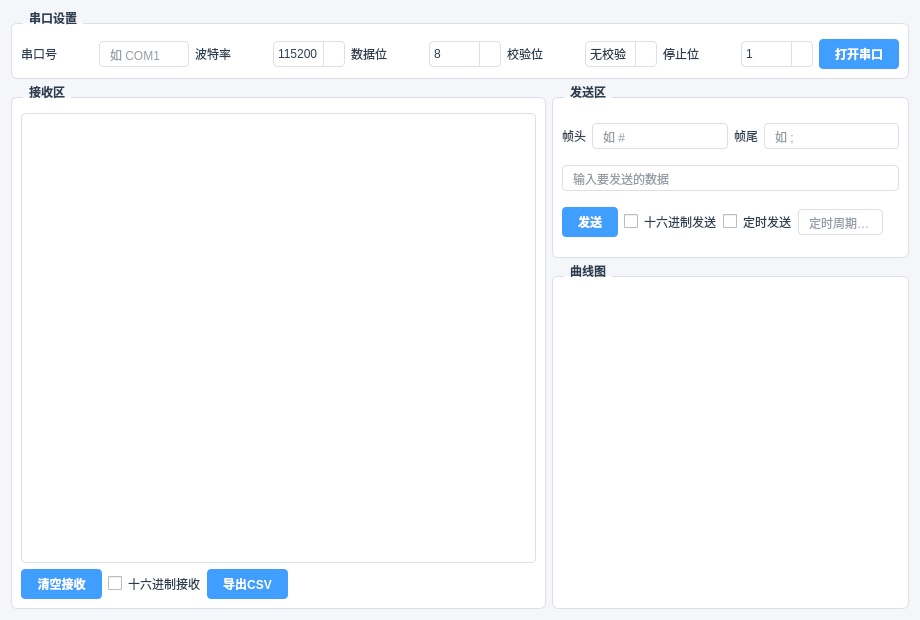
<?xml version="1.0" encoding="UTF-8"?>
<ui version="4.0">
 <class>Widget</class>
 <widget class="QWidget" name="Widget">
  <property name="geometry">
   <rect>
    <x>0</x>
    <y>0</y>
    <width>920</width>
    <height>620</height>
   </rect>
  </property>
  <property name="minimumSize">
   <size>
    <width>820</width>
    <height>560</height>
   </size>
  </property>
  <property name="windowTitle">
   <string>串口调试助手</string>
  </property>
  <property name="styleSheet">
   <string notr="true">QWidget#Widget { background-color: #f5f6fa; }
QGroupBox {
    font-weight: bold;
    color: #2c3e50;
    border: 1px solid #dcdfe6;
    border-radius: 6px;
    margin-top: 12px;
    padding-top: 6px;
    background-color: #ffffff;
}
QGroupBox::title {
    subcontrol-origin: margin;
    left: 12px;
    padding: 0 4px;
}
QPushButton {
    background-color: #409eff;
    color: #ffffff;
    border: none;
    border-radius: 4px;
    padding: 6px 16px;
    font-weight: bold;
}
QPushButton:hover { background-color: #66b1ff; }
QPushButton:pressed { background-color: #337ecc; }
QPushButton:disabled { background-color: #c0c4cc; }
QLabel {
    color: #2c3e50;
}
QLineEdit {
    border: 1px solid #dcdfe6;
    border-radius: 4px;
    padding: 4px 8px;
    background-color: #ffffff;
    color: #2c3e50;
}
QLineEdit:focus { border-color: #409eff; }
QComboBox {
    border: 1px solid #dcdfe6;
    border-radius: 4px;
    min-height: 24px;
    background-color: #ffffff;
    color: #2c3e50;
}
QComboBox::drop-down {
    subcontrol-origin: padding;
    subcontrol-position: top right;
    width: 20px;
    border-left: 1px solid #dcdfe6;
}
QComboBox QAbstractItemView {
    border: 1px solid #dcdfe6;
    background-color: #ffffff;
    color: #2c3e50;
    selection-background-color: #409eff;
    selection-color: #ffffff;
    outline: 0;
}
QTextEdit {
    border: 1px solid #dcdfe6;
    border-radius: 4px;
    font-family: Consolas, &quot;Courier New&quot;, monospace;
    font-size: 13px;
    background-color: #ffffff;
    color: #2c3e50;
}
QCheckBox {
    color: #2c3e50;
    spacing: 6px;
}</string>
  </property>
  <layout class="QVBoxLayout" name="mainLayout">
   <item>
    <widget class="QGroupBox" name="groupBox_serial">
     <property name="title">
      <string>串口设置</string>
     </property>
     <layout class="QHBoxLayout" name="serialLayout">
      <item>
       <widget class="QLabel" name="label_serial">
        <property name="text">
         <string>串口号</string>
        </property>
       </widget>
      </item>
      <item>
       <widget class="QLineEdit" name="serial">
        <property name="maximumSize">
         <size>
          <width>90</width>
          <height>16777215</height>
         </size>
        </property>
        <property name="placeholderText">
         <string>如 COM1</string>
        </property>
       </widget>
      </item>
      <item>
       <widget class="QLabel" name="label_baud">
        <property name="text">
         <string>波特率</string>
        </property>
       </widget>
      </item>
      <item>
       <widget class="QComboBox" name="baudrate">
        <property name="currentIndex">
         <number>4</number>
        </property>
        <item>
         <property name="text">
          <string>9600</string>
         </property>
        </item>
        <item>
         <property name="text">
          <string>19200</string>
         </property>
        </item>
        <item>
         <property name="text">
          <string>38400</string>
         </property>
        </item>
        <item>
         <property name="text">
          <string>57600</string>
         </property>
        </item>
        <item>
         <property name="text">
          <string>115200</string>
         </property>
        </item>
       </widget>
      </item>
      <item>
       <widget class="QLabel" name="label_databit">
        <property name="text">
         <string>数据位</string>
        </property>
       </widget>
      </item>
      <item>
       <widget class="QComboBox" name="databit">
        <item>
         <property name="text">
          <string>8</string>
         </property>
        </item>
        <item>
         <property name="text">
          <string>7</string>
         </property>
        </item>
        <item>
         <property name="text">
          <string>6</string>
         </property>
        </item>
        <item>
         <property name="text">
          <string>5</string>
         </property>
        </item>
       </widget>
      </item>
      <item>
       <widget class="QLabel" name="label_parity">
        <property name="text">
         <string>校验位</string>
        </property>
       </widget>
      </item>
      <item>
       <widget class="QComboBox" name="parity">
        <item>
         <property name="text">
          <string>无校验</string>
         </property>
        </item>
        <item>
         <property name="text">
          <string>奇校验</string>
         </property>
        </item>
        <item>
         <property name="text">
          <string>偶校验</string>
         </property>
        </item>
       </widget>
      </item>
      <item>
       <widget class="QLabel" name="label_stopbit">
        <property name="text">
         <string>停止位</string>
        </property>
       </widget>
      </item>
      <item>
       <widget class="QComboBox" name="stopbit">
        <item>
         <property name="text">
          <string>1</string>
         </property>
        </item>
        <item>
         <property name="text">
          <string>1.5</string>
         </property>
        </item>
        <item>
         <property name="text">
          <string>2</string>
         </property>
        </item>
       </widget>
      </item>
      <item>
       <widget class="QPushButton" name="pushButton_2">
        <property name="text">
         <string>打开串口</string>
        </property>
       </widget>
      </item>
     </layout>
    </widget>
   </item>
   <item>
    <layout class="QHBoxLayout" name="midLayout" stretch="3,2">
     <item>
      <widget class="QGroupBox" name="groupBox_recv">
       <property name="title">
        <string>接收区</string>
       </property>
       <layout class="QVBoxLayout" name="recvLayout">
        <item>
         <widget class="QTextEdit" name="textEdit">
          <property name="readOnly">
           <bool>true</bool>
          </property>
         </widget>
        </item>
        <item>
         <layout class="QHBoxLayout" name="recvBtnLayout">
          <item>
           <widget class="QPushButton" name="pushButton_clear">
            <property name="text">
             <string>清空接收</string>
            </property>
           </widget>
          </item>
          <item>
           <widget class="QCheckBox" name="Hex_rec">
            <property name="text">
             <string>十六进制接收</string>
            </property>
           </widget>
          </item>
          <item>
           <widget class="QPushButton" name="btnExportCsv">
            <property name="text">
             <string>导出CSV</string>
            </property>
           </widget>
          </item>
          <item>
           <spacer name="recvSpacer">
            <property name="orientation">
             <enum>Qt::Orientation::Horizontal</enum>
            </property>
            <property name="sizeHint" stdset="0">
             <size>
              <width>40</width>
              <height>20</height>
             </size>
            </property>
           </spacer>
          </item>
         </layout>
        </item>
       </layout>
      </widget>
     </item>
     <item>
      <layout class="QVBoxLayout" name="rightLayout" stretch="1,2">
       <item>
        <widget class="QGroupBox" name="groupBox_send">
         <property name="title">
          <string>发送区</string>
         </property>
         <layout class="QVBoxLayout" name="sendLayout">
          <item>
           <layout class="QHBoxLayout" name="frameLayout">
            <item>
             <widget class="QLabel" name="label_head">
              <property name="text">
               <string>帧头</string>
              </property>
             </widget>
            </item>
            <item>
             <widget class="QLineEdit" name="lineEdit_2">
              <property name="placeholderText">
               <string>如 #</string>
              </property>
             </widget>
            </item>
            <item>
             <widget class="QLabel" name="label_last">
              <property name="text">
               <string>帧尾</string>
              </property>
             </widget>
            </item>
            <item>
             <widget class="QLineEdit" name="lineEdit_3">
              <property name="placeholderText">
               <string>如 ;</string>
              </property>
             </widget>
            </item>
           </layout>
          </item>
          <item>
           <widget class="QLineEdit" name="lineEdit">
            <property name="placeholderText">
             <string>输入要发送的数据</string>
            </property>
           </widget>
          </item>
          <item>
           <layout class="QHBoxLayout" name="sendBtnLayout">
            <item>
             <widget class="QPushButton" name="pushButton">
              <property name="text">
               <string>发送</string>
              </property>
             </widget>
            </item>
            <item>
             <widget class="QCheckBox" name="Hex_send">
              <property name="text">
               <string>十六进制发送</string>
              </property>
             </widget>
            </item>
            <item>
             <widget class="QCheckBox" name="timeout_send">
              <property name="text">
               <string>定时发送</string>
              </property>
             </widget>
            </item>
            <item>
             <widget class="QLineEdit" name="cycle_time">
              <property name="maximumSize">
               <size>
                <width>110</width>
                <height>16777215</height>
               </size>
              </property>
              <property name="placeholderText">
               <string>定时周期(ms)</string>
              </property>
             </widget>
            </item>
            <item>
             <spacer name="sendSpacer">
              <property name="orientation">
               <enum>Qt::Orientation::Horizontal</enum>
              </property>
              <property name="sizeHint" stdset="0">
               <size>
                <width>40</width>
                <height>20</height>
               </size>
              </property>
             </spacer>
            </item>
           </layout>
          </item>
         </layout>
        </widget>
       </item>
       <item>
        <widget class="QGroupBox" name="groupBox_plot">
         <property name="title">
          <string>曲线图</string>
         </property>
         <layout class="QVBoxLayout" name="plotLayout">
          <item>
           <widget class="QCustomPlot" name="customplot" native="true"/>
          </item>
         </layout>
        </widget>
       </item>
      </layout>
     </item>
    </layout>
   </item>
  </layout>
 </widget>
 <customwidgets>
  <customwidget>
   <class>QCustomPlot</class>
   <extends>QWidget</extends>
   <header>qcustomplot.h</header>
   <container>1</container>
  </customwidget>
 </customwidgets>
 <resources/>
 <connections/>
</ui>
